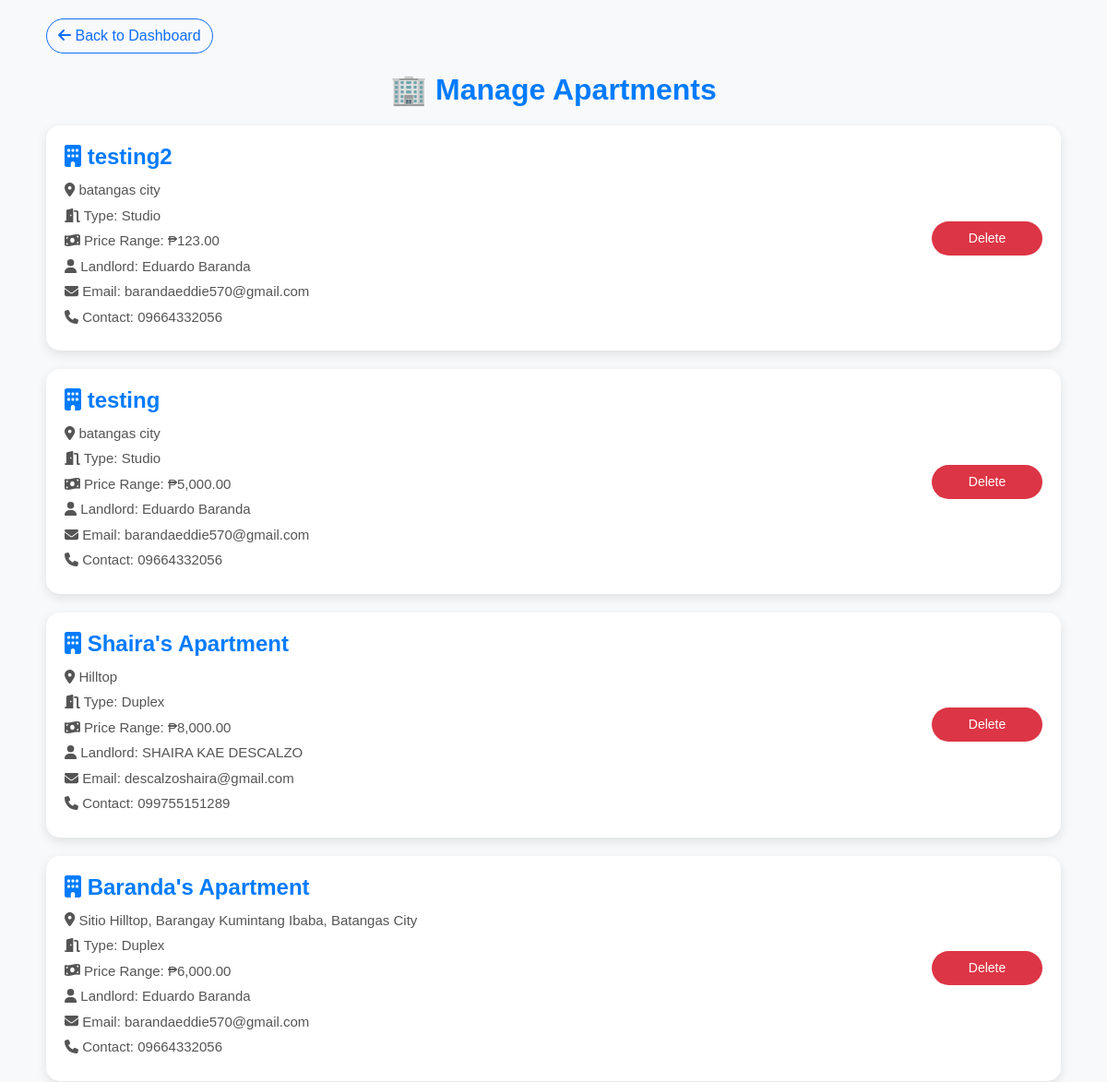
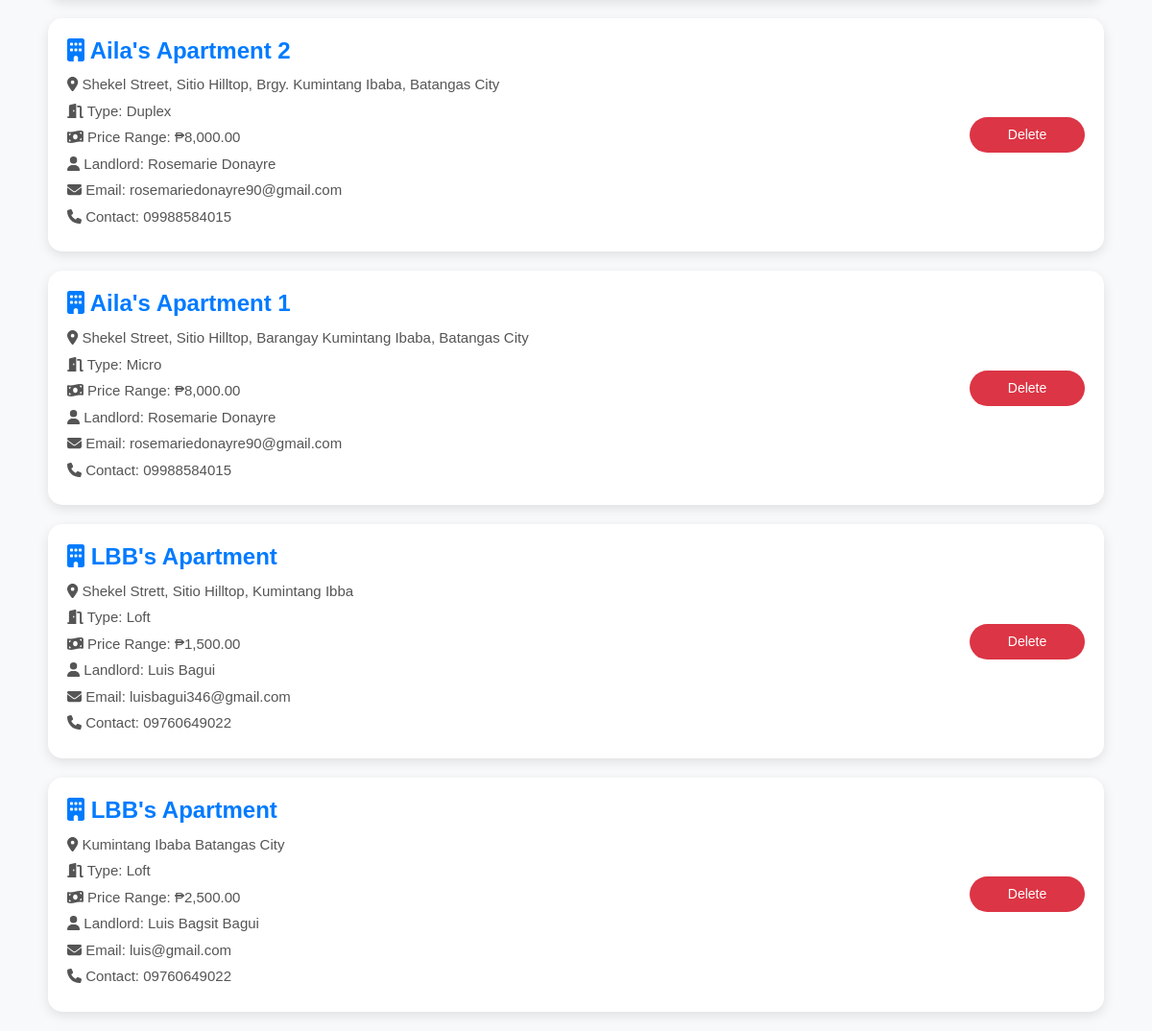
Screenshot of /admin/admin_manage_apartments.php (signed in) with the database file from the repository (2 pictures, top to bottom).
### tables this page shows
CREATE TABLE `apartments` (
  `id` int(11) NOT NULL,
  `name` varchar(255) NOT NULL,
  `location` varchar(255) NOT NULL,
  `location_link` text DEFAULT NULL,
  `price` decimal(10,2) NOT NULL,
  `features` text DEFAULT NULL,
  `image` varchar(255) DEFAULT 'default_apartment.jpg',
  `landlord_id` int(11) NOT NULL,
  `created_at` timestamp NOT NULL DEFAULT current_timestamp(),
  `apartment_type` enum('Studio','Loft','Duplex','Micro') NOT NULL DEFAULT 'Studio'
);

CREATE TABLE `users` (
  `id` int(11) NOT NULL,
  `mobile` varchar(15) NOT NULL,
  `name` varchar(100) NOT NULL,
  `email` varchar(100) NOT NULL,
  `password` varchar(255) NOT NULL,
  `user_type` enum('Tenant','Landlord') NOT NULL,
  `created_at` timestamp NOT NULL DEFAULT current_timestamp(),
  `selected_apartment` int(11) DEFAULT NULL,
  `proof_image` varchar(255) DEFAULT NULL,
  `status` enum('Pending','Approved') DEFAULT 'Pending'
);

### admin/admin_manage_apartments.php (the view, shortened to what this page needs)
<?php
include '../db_connect.php';
$result = mysqli_query($conn, "SELECT apartments.*, users.name AS landlord_name, users.email AS landlord_email, users.mobile AS landlord_mobile
                               FROM apartments
                               JOIN users ON apartments.landlord_id = users.id
                               ORDER BY apartments.created_at DESC");
?>
<!DOCTYPE html>
<html lang="en">
<head>
    <link href="https://cdnjs.cloudflare.com/ajax/libs/bootstrap/5.3.0/css/bootstrap.min.css" rel="stylesheet">
</head>
<body>
<div class="container-manage">
    <div class="back-btn">
        <a href="admin_dashboard.php" class="btn btn-outline-primary rounded-pill">
            <i class="fas fa-arrow-left"></i> Back to Dashboard
        </a>
    </div>
    <h2 class="header-title">🏢 Manage Apartments</h2>
    <?php if (mysqli_num_rows($result) > 0): ?>
        <div class="apartment-list">
            <?php while ($apartment = mysqli_fetch_assoc($result)): ?>
                <div class="apartment-card">
                    <div class="apartment-info">
                        <h4><i class="fas fa-building"></i> <?= htmlspecialchars($apartment['name']); ?></h4>
                        <p><i class="fas fa-map-marker-alt"></i> <?= htmlspecialchars($apartment['location']); ?></p>
                        <p><i class="fas fa-door-open"></i> Type: <?= htmlspecialchars($apartment['apartment_type']); ?></p>
                        <p><i class="fas fa-money-bill-wave"></i> Price Range: ₱<?= htmlspecialchars(number_format($apartment['price'], 2)); ?></p>
                        <p><i class="fas fa-user"></i> Landlord: <?= htmlspecialchars($apartment['landlord_name']); ?></p>
                        <p><i class="fas fa-envelope"></i> Email: <?= htmlspecialchars($apartment['landlord_email']); ?></p>
                        <p><i class="fas fa-phone"></i> Contact: <?= htmlspecialchars($apartment['landlord_mobile']); ?></p>
                    </div>
                    <div class="apartment-actions">
                        <button type="button" class="btn btn-delete btn-action" onclick="confirmDelete(<?= $apartment['id']; ?>)">Delete</button>
                    </div>
                </div>
            <?php endwhile; ?>
        </div>
    <?php else: ?>
        <p class="text-center text-muted">No apartments found.</p>
    <?php endif; ?>
</div>
</body>
</html>

### admin/admin_manage_apartments.php (style rules this page uses)
body { background: #f8f9fa; font-family: 'Poppins', sans-serif; padding: 20px; }
.container-manage { max-width: 1100px; margin: auto; }
.header-title { text-align: center; font-weight: 700; color: #007bff; margin-bottom: 20px; }
.back-btn { margin-bottom: 20px; }
.apartment-list { display: flex; flex-direction: column; gap: 20px; }
.apartment-card { background: #ffffff; padding: 20px; border-radius: 15px; box-shadow: 0px 4px 12px rgba(0,0,0,0.1); transition: all 0.3s ease; display: flex; justify-content: space-between; flex-wrap: wrap; }
.apartment-info { flex: 1 1 60%; }
.apartment-info h4 { color: #007bff; font-weight: 700; margin-bottom: 10px; }
.apartment-info p { margin-bottom: 5px; font-size: 15px; color: #555; }
.apartment-actions { display: flex; flex-direction: column; justify-content: center; align-items: flex-end; gap: 10px; flex: 1 1 30%; }
.btn-action { padding: 8px 15px; border-radius: 30px; font-size: 14px; width: 120px; text-align: center; }
.btn-delete { background: #dc3545; color: white; border: none; }

### rows the page displays
apartments: name "testing2", location "batangas city", apartment_type "Studio", price "123.00", landlord.name "Eduardo Baranda", landlord.email "barandaeddie570@gmail.com", landlord.mobile "09664332056"
apartments: name "testing", location "batangas city", apartment_type "Studio", price "5,000.00", landlord.name "Eduardo Baranda", landlord.email "barandaeddie570@gmail.com", landlord.mobile "09664332056"
apartments: name "Shaira's Apartment", location "Hilltop", apartment_type "Duplex", price "8,000.00", landlord.name "SHAIRA KAE DESCALZO", landlord.email "descalzoshaira@gmail.com", landlord.mobile "099755151289"
apartments: name "Baranda's Apartment", location "Sitio Hilltop, Barangay Kumintang Ibaba, Batangas City", apartment_type "Duplex", price "6,000.00", landlord.name "Eduardo Baranda", landlord.email "barandaeddie570@gmail.com", landlord.mobile "09664332056"
apartments: name "Aila's Apartment 2", location "Shekel Street, Sitio Hilltop, Brgy. Kumintang Ibaba, Batangas City", apartment_type "Duplex", price "8,000.00", landlord.name "Rosemarie Donayre", landlord.email "rosemariedonayre90@gmail.com", landlord.mobile "09988584015"
apartments: name "Aila's Apartment 1", location "Shekel Street, Sitio Hilltop, Barangay Kumintang Ibaba, Batangas City", apartment_type "Micro", price "8,000.00", landlord.name "Rosemarie Donayre", landlord.email "rosemariedonayre90@gmail.com", landlord.mobile "09988584015"
apartments: name "LBB's Apartment", location "Shekel Strett, Sitio Hilltop, Kumintang Ibba", apartment_type "Loft", price "1,500.00", landlord.name "Luis Bagui", landlord.email "luisbagui346@gmail.com", landlord.mobile "09760649022"
apartments: name "LBB's Apartment", location "Kumintang Ibaba Batangas City", apartment_type "Loft", price "2,500.00", landlord.name "Luis Bagsit Bagui", landlord.email "luis@gmail.com", landlord.mobile "09760649022"
